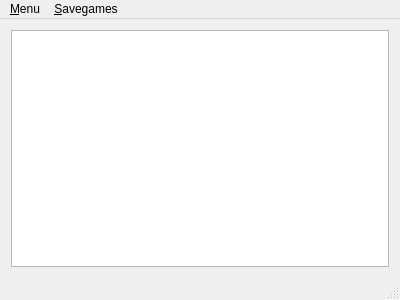
<?xml version="1.0" encoding="UTF-8"?>
<ui version="4.0">
 <class>MainWindow</class>
 <widget class="QMainWindow" name="MainWindow">
  <property name="geometry">
   <rect>
    <x>0</x>
    <y>0</y>
    <width>400</width>
    <height>300</height>
   </rect>
  </property>
  <property name="windowTitle">
   <string>MainWindow</string>
  </property>
  <widget class="QWidget" name="centralWidget">
   <property name="sizePolicy">
    <sizepolicy hsizetype="Expanding" vsizetype="Expanding">
     <horstretch>0</horstretch>
     <verstretch>0</verstretch>
    </sizepolicy>
   </property>
   <layout class="QVBoxLayout" name="verticalLayout">
    <item>
     <widget class="QListView" name="listView">
      <property name="dragEnabled">
       <bool>true</bool>
      </property>
      <property name="dragDropMode">
       <enum>QAbstractItemView::InternalMove</enum>
      </property>
      <property name="defaultDropAction">
       <enum>Qt::MoveAction</enum>
      </property>
      <property name="alternatingRowColors">
       <bool>true</bool>
      </property>
      <property name="selectionMode">
       <enum>QAbstractItemView::MultiSelection</enum>
      </property>
     </widget>
    </item>
   </layout>
  </widget>
  <widget class="QMenuBar" name="menuBar">
   <property name="geometry">
    <rect>
     <x>0</x>
     <y>0</y>
     <width>400</width>
     <height>17</height>
    </rect>
   </property>
   <widget class="QMenu" name="menu_Menu">
    <property name="title">
     <string>&amp;Menu</string>
    </property>
    <addaction name="actionSettings"/>
    <addaction name="separator"/>
    <addaction name="action_Quit"/>
   </widget>
   <widget class="QMenu" name="menuSavegames">
    <property name="title">
     <string>&amp;Savegames</string>
    </property>
    <addaction name="action_Scan_Computer"/>
    <addaction name="action_Backup"/>
   </widget>
   <addaction name="menu_Menu"/>
   <addaction name="menuSavegames"/>
  </widget>
  <widget class="QStatusBar" name="statusBar"/>
  <action name="actionSettings">
   <property name="text">
    <string>&amp;Settings</string>
   </property>
  </action>
  <action name="action_Quit">
   <property name="text">
    <string>&amp;Quit</string>
   </property>
  </action>
  <action name="action_Scan_Computer">
   <property name="text">
    <string>&amp;Scan Computer</string>
   </property>
  </action>
  <action name="action_Backup">
   <property name="text">
    <string>&amp;Backup</string>
   </property>
  </action>
 </widget>
 <layoutdefault spacing="6" margin="11"/>
 <resources/>
 <connections>
  <connection>
   <sender>action_Quit</sender>
   <signal>triggered()</signal>
   <receiver>MainWindow</receiver>
   <slot>close()</slot>
   <hints>
    <hint type="sourcelabel">
     <x>-1</x>
     <y>-1</y>
    </hint>
    <hint type="destinationlabel">
     <x>199</x>
     <y>149</y>
    </hint>
   </hints>
  </connection>
 </connections>
</ui>
